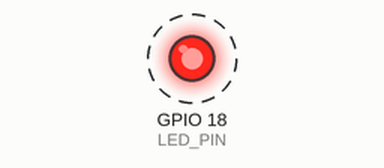
This sketch was run on a simulated ESP32. On the bench: output pins drawn as LEDs (lit = HIGH). Dashed ring = blinking. What the sketch prints to the serial monitor is not drawn.

Above: at 0.2 s.
Timing chart, 0 to 3.0 s (numbered marks = the images above):
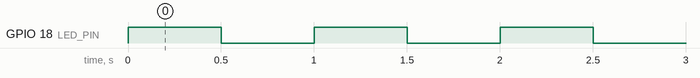

The sketch:

cpp.ino
```cpp
#include <Arduino.h>

const int LED_PIN = 18;
const unsigned long ON_MS = 500;
const unsigned long OFF_MS = 500;

void setup() {
  Serial.begin(115200);
  pinMode(LED_PIN, OUTPUT);
  digitalWrite(LED_PIN, LOW);  // Stato iniziale noto.
}

void loop() {
  digitalWrite(LED_PIN, HIGH);
  Serial.println("LED acceso");
  delay(ON_MS);               // Attesa in millisecondi.
  digitalWrite(LED_PIN, LOW);
  Serial.println("LED spento");
  delay(OFF_MS);
}
```

Measured:
- by itself, GPIO 18 (LED_PIN): alternates HIGH for 0.50 s and LOW for 0.50 s
